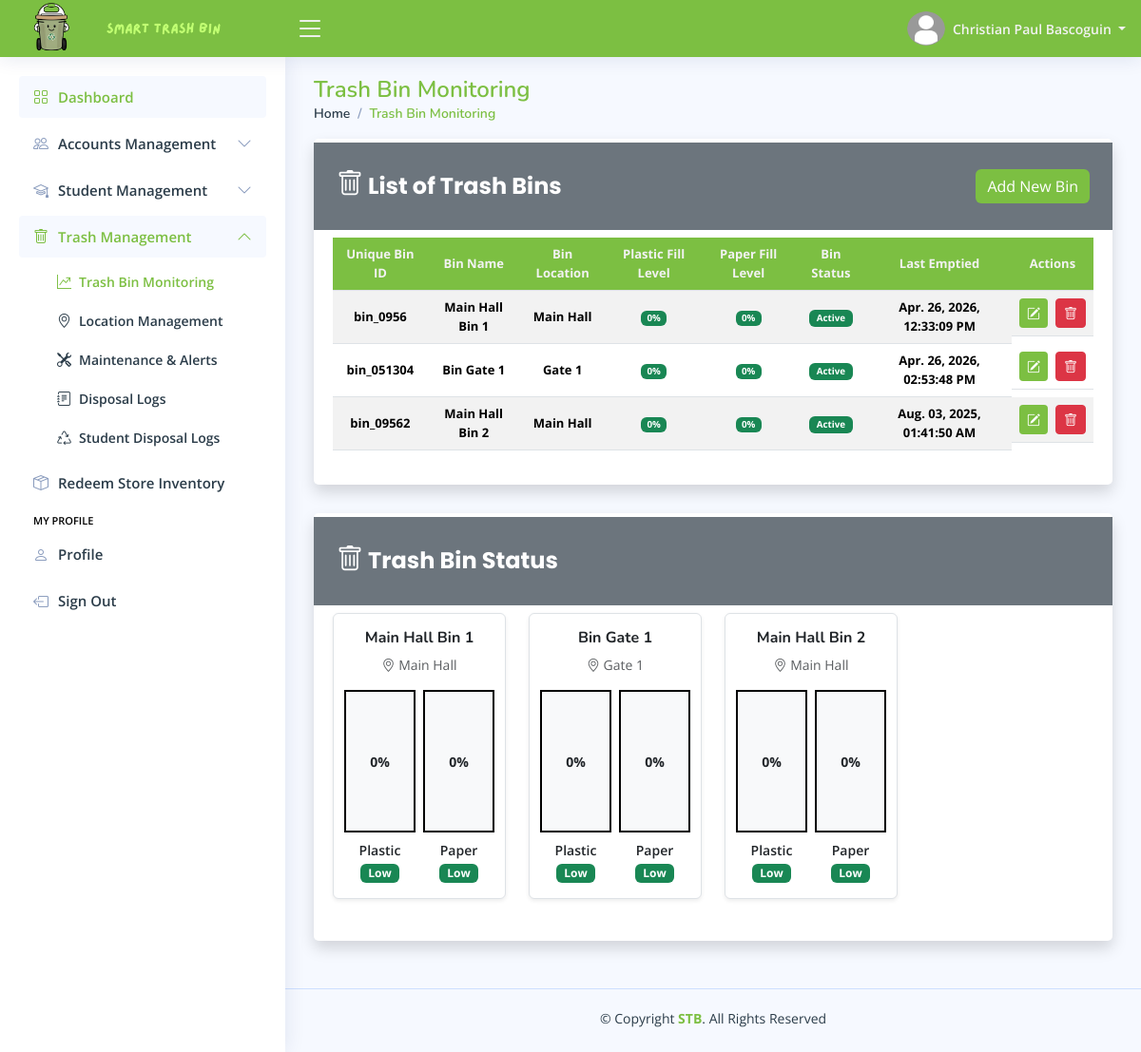
/pages/admin/home.php?page=bin-monitoring (signed in), run on the app's committed database.
### tables this page shows
CREATE TABLE `admin_profile_tbl` (
  `tbl_row_id` int(11) NOT NULL,
  `admin_id` int(11) NOT NULL,
  `profile_picture` varchar(255) DEFAULT NULL,
  `date_of_birth` date DEFAULT NULL,
  `gender` enum('Male','Female','Others') DEFAULT 'Others',
  `civil_status` enum('Single','Married','Divorced','Widowed') DEFAULT 'Single',
  `address` varchar(255) NOT NULL,
  `phone_number` varchar(50) NOT NULL,
  `facebook_link` varchar(255) NOT NULL,
  `updated_at` timestamp NOT NULL DEFAULT current_timestamp() ON UPDATE current_timestamp()
);

CREATE TABLE `admin_accounts_tbl` (
  `admin_id` int(11) NOT NULL,
  `first_name` varchar(100) NOT NULL,
  `middle_name` varchar(100) DEFAULT NULL,
  `last_name` varchar(100) NOT NULL,
  `email_address` varchar(150) NOT NULL,
  `admin_password` varchar(255) NOT NULL,
  `role` enum('Administrator') DEFAULT 'Administrator',
  `reset_password_token` varchar(255) DEFAULT NULL,
  `password_token_expiry` datetime DEFAULT NULL,
  `locked_account` enum('Yes','No') DEFAULT 'No',
  `created_at` timestamp NOT NULL DEFAULT current_timestamp(),
  `updated_at` timestamp NOT NULL DEFAULT current_timestamp() ON UPDATE current_timestamp()
);

CREATE TABLE `bins_tbl` (
  `bin_id` int(11) NOT NULL,
  `unique_bin_id` varchar(100) NOT NULL,
  `bin_name` varchar(255) NOT NULL,
  `bin_location` int(11) DEFAULT NULL,
  `plastic_fill_level` enum('0','25','50','75','100') DEFAULT '0',
  `metal_fill_level` enum('0','25','50','75','100') DEFAULT '0',
  `bin_status` enum('Active','Inactive') DEFAULT 'Active',
  `last_emptied` timestamp NULL DEFAULT NULL,
  `added_at` timestamp NOT NULL DEFAULT current_timestamp(),
  `updated_at` timestamp NOT NULL DEFAULT current_timestamp() ON UPDATE current_timestamp()
);

### config/format-data.config.php (called while the page is built, shortened)
<?php
    function format_timestamp($timestamp) {
        $formatted_timestamp = date("M. d, Y, h:i:s A", strtotime($timestamp));
        return $formatted_timestamp;
    }
?>

### pages/admin/pages/bin-monitoring.php (the view, shortened to what this page needs)
<main id="main" class="main">
    <?php
        include_once "includes/pagetitle.php";
    ?>
    <section class="section">
        <div class="row">
            <div class="col-lg-12">
                <div class="card shadow">
                    <div class="d-flex justify-content-between align-items-center px-4 py-2 bg-secondary mb-2 mt-1">
                        <h5 class="card-title text-white custom-card-title fw-bold">
                            <i class="bi bi-trash fs-3"></i>
                            List of Trash Bins
                        </h5>
                        <a href="#" class="btn btn-primary custom-add-btn" data-bs-toggle="modal" data-bs-target="#addBinModal">
                            Add New Bin
                        </a>
                    </div>
                    <div class="card-body">
                        <div class="table-responsive">
                            <table class="table table-striped table-hover datatable custom-table">
                                <thead>
                                    <tr>
                                        <th scope="col"> Unique Bin ID </th>
                                        <th scope="col"> Bin Name </th>
                                        <th scope="col"> Bin Location </th>
                                        <th scope="col"> Plastic Fill Level </th>
                                        <th scope="col"> Paper Fill Level </th>
                                        <th scope="col"> Bin Status </th>
                                        <th scope="col"> Last Emptied </th>
                                        <th scope="col"> Actions </th>
                                    </tr>
                                </thead>
                                <tbody>
                                    <?php
                                    $fetch_bins = $conn->prepare("SELECT
                                                                                bt.*,
                                                                                COALESCE(lt.target_location, 'No Location Assigned') AS 'bin_loc'
                                                                            FROM bins_tbl bt
                                                                            LEFT JOIN bin_locations_tbl lt
                                                                            ON bt.bin_location = lt.location_id
                                                                            ORDER BY
                                                                            FIELD(bt.bin_status, 'Active', 'Inactive')
                                                                            ");
                                    $fetch_bins->execute();
                                    if ($fetch_bins->rowCount() > 0) {
                                        while ($bin_data = $fetch_bins->fetch()) {
                                            $fill_types = [
                                                'Plastic' => $bin_data["plastic_fill_level"],
                                                'Metal' => $bin_data["metal_fill_level"]
                                            ];
                                    ?>
                                            <tr>
                                                <td class="fw-bold">
                                                    <?php echo htmlspecialchars($bin_data["unique_bin_id"]); ?>
                                                </td>
                                                <td class="fw-bold">
                                                    <?php echo htmlspecialchars($bin_data["bin_name"]); ?>
                                                </td>
                                                <td class="fw-bold">
                                                    <?php echo htmlspecialchars($bin_data["bin_loc"]); ?>
                                                </td>
                                                <?php foreach ($fill_types as $type => $fill):
                                                    $color = '';
                                                    if ($fill <= 25) {
                                                        $color = 'bg-success';
                                                    } elseif ($fill <= 75) {
                                                        $color = 'bg-warning';
                                                    } else {
                                                        $color = 'bg-danger';
                                                    }
                                                ?>
                                                    <td class="fw-bold">
                                                        <span class="badge <?php echo htmlspecialchars($color); ?>">
                                                            <?php echo htmlspecialchars($fill . "%"); ?>
                                                        </span>
                                                    </td>
                                                <?php
                                                    endforeach;
                                                ?>
                                                <td class="fw-bold">
                                                    <span class="badge bg-<?php echo htmlspecialchars($bin_data["bin_status"] === "Active" ? "success" : ""); ?> px-2 py-1">
                                                        <?php echo htmlspecialchars($bin_data["bin_status"]); ?>
                                                    </span>
                                                </td>
                                                <td class="fw-bold">
                                                    <?php echo htmlspecialchars(format_timestamp($bin_data["last_emptied"]) ?? "N/A"); ?>
                                                </td>
                                                <td class="d-flex gap-2 justify-content-center">
                                                    <button class="btn btn-primary custom-add-btn btn-sm" title="Edit Bin" data-bs-toggle="modal" data-bs-target="#update-bin-<?php echo htmlspecialchars($bin_data["bin_id"]); ?>">
                                                        <i class="bi bi-pencil-square"></i>
                                                    </button>
                                                    <form action="../../process/admin/bin-management.php" method="POST">
                                                        <button
                                                            type="submit"
                                                            class="btn btn-sm btn-danger"
                                                            title="Delete Bin"
                                                            onclick="return confirmAction(event, this.form, 'Delete Bin?', 'warning', 'Are you sure you want to delete this bin: <?php echo htmlspecialchars($bin_data['bin_name']); ?>?')">
                                                            <i class="bi bi-trash"></i>
                                                        </button>
                                                    </form>
                                                </td>
                                            </tr>
                                        <?php
                                        }
                                    }
                                    ?>
                                </tbody>
                            </table>
                        </div>
                    </div>
                </div>
            </div>
            <div class="col-12">
                <a href="home.php?page=bin-monitoring">
                    <div class="card shadow">
                        <div class="d-flex justify-content-between align-items-center px-4 py-2 bg-secondary mb-2 mt-1">
                            <h5 class="card-title text-white custom-card-title fw-bold">
                                <i class="bi bi-trash fs-3"></i>
                                Trash Bin Status
                            </h5>
                        </div>
                        <div class="card-body">
                            <div class="row">
                                <?php
                                $fetch_bin_fill_data = $conn->prepare("SELECT
                                                                                    bt.*,
                                                                                    COALESCE(lt.target_location, 'No Location Assigned') AS bin_location
                                                                                FROM bins_tbl bt
                                                                                LEFT JOIN bin_locations_tbl lt
                                                                                ON bt.bin_location = lt.location_id
                                                                                ");
                                $fetch_bin_fill_data->execute();
                                if($fetch_bin_fill_data->rowCount() > 0) {
                                    while($fill_data = $fetch_bin_fill_data->fetch()) {
                                        $fill_types = [
                                            'Plastic' => $fill_data["plastic_fill_level"],
                                            'Paper' => $fill_data["metal_fill_level"]
                                        ];
                                ?>
                                    <div class="col-xl-3 col-lg-4 col-md-6 col-sm-12 mb-4">
                                        <div class="border rounded p-3 shadow-sm bg-white h-100 d-flex flex-column justify-content-center align-items-center text-center">
                                            <h6 class="fw-bold"><?php echo htmlspecialchars($fill_data["bin_name"]); ?></h6>
                                            <p class="text-muted small">
                                                <i class="bi bi-geo-alt"></i>
                                                <?php echo htmlspecialchars($fill_data["bin_location"]); ?>
                                            </p>
                                            <div class="d-flex d-flex justify-content-center align-items-center gap-2 w-100">
                                                <?php foreach ($fill_types as $type => $fill):
                                                    $color = '';
                                                    $label = '';
                                                    if ($fill <= 25) {
                                                        $color = 'bg-success';
                                                        $label = 'Low';
                                                    } elseif ($fill <= 75) {
                                                        $color = 'bg-warning';
                                                        $label = 'High';
                                                    } else {
                                                        $color = 'bg-danger';
                                                        $label = 'Loaded';
                                                    }
                                                ?>
                                                    <div class="text-center">
                                                        <div class="position-relative mx-auto mb-2" style="height: 150px; width: 75px; border: 2px solid #000; overflow: hidden; background-color: #f8f9fa;">
                                                            <div class="position-absolute top-50 start-50 translate-middle text-dark fw-bold small">
                                                                <?php echo $fill; ?>%
                                                            </div>
                                                        </div>
                                                        <div class="fw-semibold small"><?php echo $type; ?></div>
                                                        <span class="badge <?php echo $color; ?>"><?php echo $label; ?></span>
                                                    </div>
                                                <?php endforeach; ?>
                                            </div>
                                        </div>
                                    </div>
                                <?php
                                    }
                                }
                                ?>
                            </div>
                        </div>
                    </div>
                </a>
            </div>
        </div>
    </section>
</main>

### pages/includes/header.php (shortened to what this page needs)
<header id="header" class="header fixed-top d-flex align-items-center">
    <div class="d-flex align-items-center justify-content-between">
        <a href="home.php" class="logo d-flex align-items-center gap-0">
            <img src="../../assets/global/images/stb-logo.png" alt="Website Logo">
            <img src="../../assets/global/images/stb-name.png" alt="Website Logo">
        </a>
        <i class="bi bi-list toggle-sidebar-btn"></i>
    </div>
    <nav class="header-nav ms-auto">
        <ul class="d-flex align-items-center">
            <li class="nav-item dropdown pe-3">
                <a class="nav-link nav-profile d-flex align-items-center pe-0" href="#" data-bs-toggle="dropdown">
                    <img src="<?php echo htmlspecialchars($file_path . $profile_picture); ?>" alt="Profile Picture" class="rounded-circle" width="40" height="40">
                    <span class="d-none d-md-block dropdown-toggle ps-2"> <?php echo htmlspecialchars($first_name . " " . $last_name); ?> </span>
                </a>
            </li>
        </ul>
    </nav>
</header>

### data on the page
admin_profile_tbl: admin.last_name "Christian Paul Bascoguin"
bins_tbl: unique_bin "bin_0956", bin_name "Main Hall Bin 1", bin_loc "Main Hall", fill "0%", bin_status "Active", last_emptied "Apr. 26, 2026, 12:33:09 PM", bin_location "Main Hall", fill "0", type "Plastic", label "Low", type "Paper"
bins_tbl: unique_bin "bin_051304", bin_name "Bin Gate 1", bin_loc "Gate 1", fill "0%", bin_status "Active", last_emptied "Apr. 26, 2026, 02:53:48 PM", bin_location "Gate 1", fill "0", type "Plastic", label "Low", type "Paper"
bins_tbl: unique_bin "bin_09562", bin_name "Main Hall Bin 2", bin_loc "Main Hall", fill "0%", bin_status "Active", last_emptied "Aug. 03, 2025, 01:41:50 AM", bin_location "Main Hall", fill "0", type "Plastic", label "Low", type "Paper"

### other printed values
$page_titles[$page_name] "Trash Bin Monitoring"
